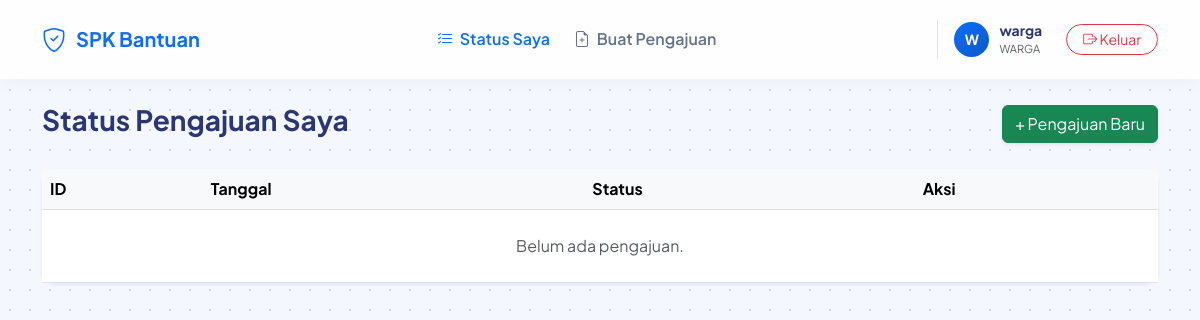
Screenshot of /status (signed in) with the database file from the repository.
### models.py (models this page shows, shortened)
class User(UserMixin, db.Model):
    id = db.Column(db.Integer, primary_key=True)
    username = db.Column(db.String(80), unique=True, nullable=False)
    password_hash = db.Column(db.String(200), nullable=False)
    role = db.Column(db.String(20), nullable=False)  # 'warga' / 'staf' / 'admin'
    created_at = db.Column(db.DateTime, default=datetime.utcnow)

### routes/warga.py (the view)
@warga_bp.route('/status')
@login_required
@role_required('warga')
def status():
    daftar = Pengajuan.query.filter_by(user_id=current_user.id)\
        .order_by(Pengajuan.created_at.desc()).all()
    return render_template('warga/status.html', daftar=daftar)

### app.py (called while the page is built)
@login_manager.user_loader
def load_user(user_id):
    return User.query.get(int(user_id))

### routes/auth.py (called while the page is built)
def role_required(role):
    def decorator(f):
        @wraps(f)
        def wrapper(*args, **kwargs):
            if not current_user.is_authenticated or current_user.role != role:
                abort(403)
            return f(*args, **kwargs)
        return wrapper
    return decorator

### templates/warga/status.html
{% extends 'base.html' %}
{% block content %}
<div class="d-flex justify-content-between align-items-center mb-4">
  <h3 class="fw-bold">Status Pengajuan Saya</h3>
  <a class="btn btn-success shadow-sm" href="{{ url_for('warga.ajukan') }}">+ Pengajuan Baru</a>
</div>
<div class="card shadow-sm border-0" style="border-radius: 15px;">
  <div class="card-body p-0">
    <div class="table-responsive">
      <table class="table table-hover mb-0">
        <thead class="table-light">
          <tr>
            <th>ID</th>
            <th>Tanggal</th>
            <th>Status</th>
            <th>Aksi</th>
          </tr>
        </thead>
        <tbody>
          {% for p in daftar %}
          <tr>
            <td class="fw-bold">#{{ p.id }}</td>
            <td>{{ p.created_at.strftime('%d %b %Y') }}</td>
            <td>
              {% if p.status == 'menunggu' %}
                <span class="badge bg-secondary">Menunggu</span>
              {% elif p.status == 'disetujui' %}
                <span class="badge bg-success">Disetujui</span>
              {% elif p.status == 'ditolak' %}
                <span class="badge bg-danger">Ditolak</span>
              {% elif p.status == 'perbaikan' %}
                <span class="badge bg-warning text-dark">Perlu Perbaikan</span>
              {% else %}
                <span class="badge bg-info text-dark">{{ p.status|capitalize }}</span>
              {% endif %}
            </td>
            <td>
              {% if p.status == 'ditolak' %}
              <form method="post" action="{{ url_for('warga.banding', pid=p.id) }}">
                <button class="btn btn-sm btn-outline-warning">Ajukan Banding</button>
              </form>
              {% elif p.status == 'perbaikan' %}
                <a href="#" class="btn btn-sm btn-outline-primary">Perbaiki Data</a>
              {% else %}
                <span class="text-muted small">-</span>
              {% endif %}
            </td>
          </tr>
          {% else %}
          <tr>
            <td colspan="4" class="text-center py-4 text-muted">Belum ada pengajuan.</td>
          </tr>
          {% endfor %}
        </tbody>
      </table>
    </div>
  </div>
</div>
{% endblock %}

### templates/base.html (shortened to what this page needs)
<!DOCTYPE html>
<html lang="id">
<head>
  <link href="https://cdn.jsdelivr.net/npm/bootstrap@5.3.0/dist/css/bootstrap.min.css" rel="stylesheet">
  <link rel="stylesheet" href="https://cdn.jsdelivr.net/npm/bootstrap-icons@1.11.1/font/bootstrap-icons.css">
</head>
<body>
  {% if current_user.is_authenticated %}
  <nav class="navbar navbar-expand-lg navbar-custom sticky-top py-3">
    <div class="container">
      <a class="navbar-brand" href="/">
        <i class="bi bi-shield-check fs-4"></i> SPK Bantuan
      </a>
      <div class="collapse navbar-collapse" id="navbarNav">
        <ul class="navbar-nav mx-auto mb-2 mb-lg-0 gap-2">
          {% if current_user.role == 'warga' %}
            <li class="nav-item">
              <a class="nav-link {% if request.endpoint == 'warga.status' %}active{% endif %}" href="{{ url_for('warga.status') }}">
                <i class="bi bi-list-check me-1"></i> Status Saya
              </a>
            </li>
            <li class="nav-item">
              <a class="nav-link {% if request.endpoint == 'warga.ajukan' %}active{% endif %}" href="{{ url_for('warga.ajukan') }}">
                <i class="bi bi-file-earmark-plus me-1"></i> Buat Pengajuan
              </a>
            </li>
          {% elif current_user.role == 'staf' %}
            <li class="nav-item">
              <a class="nav-link {% if request.endpoint == 'staf.verifikasi' %}active{% endif %}" href="{{ url_for('staf.verifikasi') }}">
                <i class="bi bi-clipboard-check me-1"></i> Verifikasi Pengajuan
              </a>
            </li>
          {% endif %}
        </ul>
        <div class="d-flex align-items-center border-start ps-3">
          <div class="user-avatar">{{ current_user.username[0]|upper }}</div>
          <div class="d-flex flex-column me-4">
            <span class="fw-bold" style="font-size: 14px;">{{ current_user.username }}</span>
            <span class="text-muted" style="font-size: 11px; text-transform: uppercase;">{{ current_user.role }}</span>
          </div>
          <a class="btn btn-outline-danger btn-sm rounded-pill px-3" href="{{ url_for('auth.logout') }}">
            <i class="bi bi-box-arrow-right"></i> Keluar
          </a>
        </div>
      </div>
    </div>
  </nav>
  {% endif %}
  <div class="container mt-4 mb-5 main-content">
    {% block content %}{% endblock %}
  </div>
</body>
</html>

### templates/base.html (style rules this page uses)
:root { --primary-color: #0d6efd; --bg-color: #f4f7fe; --text-main: #2b3674; }
body { font-family: 'Plus Jakarta Sans', sans-serif; background-color: var(--bg-color); color: var(--text-main); background-image: radial-gradient(#d1d9f0 1px, transparent 1px); background-size: 20px 20px; min-height: 100vh; }
.navbar-custom { background: rgba(255, 255, 255, 0.85) !important; backdrop-filter: blur(10px); -webkit-backdrop-filter: blur(10px); border-bottom: 1px solid rgba(255, 255, 255, 0.3); box-shadow: 0 4px 15px rgba(0, 0, 0, 0.03); transition: all 0.3s ease; }
.navbar-brand { font-weight: 700; color: var(--primary-color) !important; display: flex; align-items: center; gap: 10px; }
.nav-link { font-weight: 600; color: #64748b !important; transition: all 0.2s; }
.nav-link:hover, .nav-link.active { color: var(--primary-color) !important; }
.user-avatar { width: 35px; height: 35px; background: linear-gradient(135deg, #0d6efd 0%, #0a58ca 100%); color: white; border-radius: 50%; display: flex; align-items: center; justify-content: center; font-weight: bold; font-size: 14px; margin-right: 10px; }
.main-content { animation: fadeIn 0.6s ease-out; }
.card { border: none; box-shadow: 0 5px 20px rgba(0, 0, 0, 0.04); border-radius: 16px; transition: transform 0.2s ease, box-shadow 0.2s ease; }

### rows the page displays
User: username "W", username "warga", role "WARGA"
